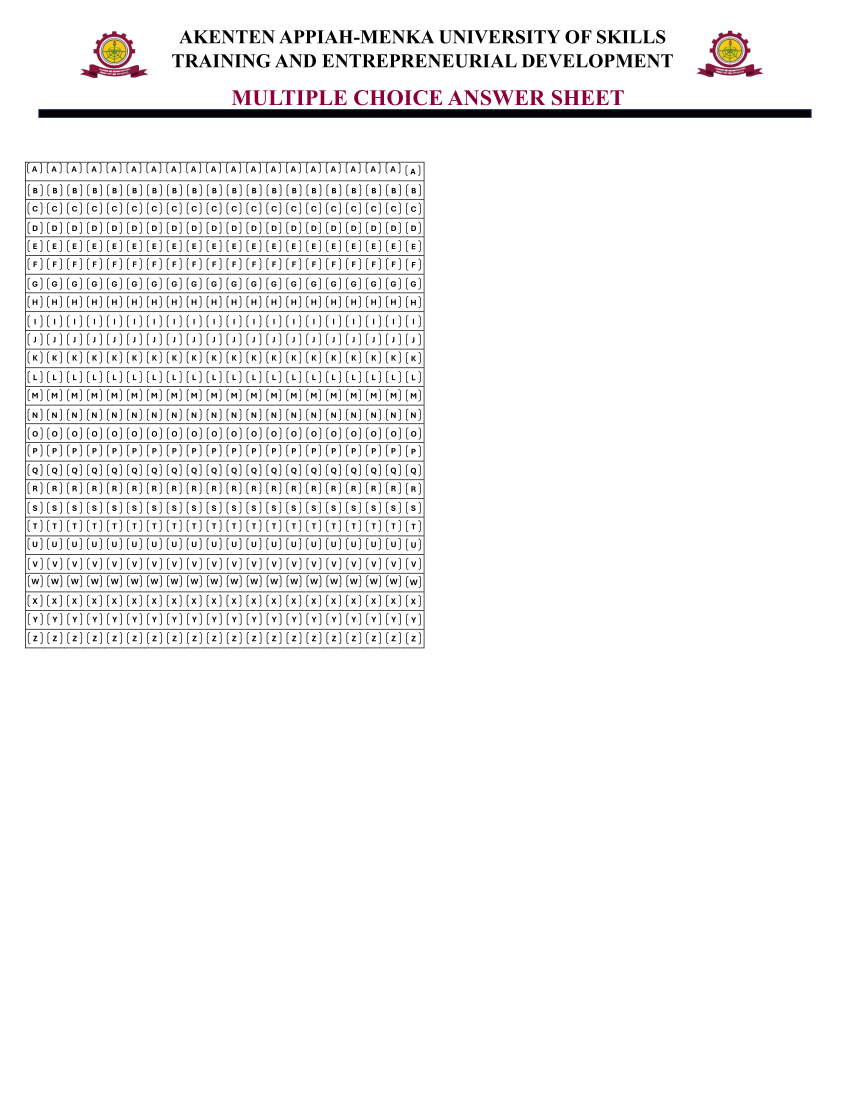
#> input picture table.png, 1700 x 2200 px (shown at 1/2 size)
$ python -i read_file.py   (imports and definitions only)
#> lines starting #> are read from the running program, lines starting #| are printed output that depends on the picture; after the words box and inside, x2 and y2 are one past the last pixel; in counts of white or black regions, pixels touching at a corner belong together
### stack_images.py
import cv2
import numpy as np
def stackImages(imgArray,scale,lables=[]):
    rows = len(imgArray)
    cols = len(imgArray[0])
    rowsAvailable = isinstance(imgArray[0], list)
    width = imgArray[0][0].shape[1]
    height = imgArray[0][0].shape[0]
    if rowsAvailable:
        for x in range ( 0, rows):
            for y in range(0, cols):
                imgArray[x][y] = cv2.resize(imgArray[x][y], (0, 0), None, scale, scale)
                if len(imgArray[x][y].shape) == 2: imgArray[x][y]= cv2.cvtColor( imgArray[x][y], cv2.COLOR_GRAY2BGR)
        imageBlank = np.zeros((height, width, 3), np.uint8)
        hor = [imageBlank]*rows
        hor_con = [imageBlank]*rows
        for x in range(0, rows):
            hor[x] = np.hstack(imgArray[x])
            hor_con[x] = np.concatenate(imgArray[x])
        ver = np.vstack(hor)
        ver_con = np.concatenate(hor)
    else:
        for x in range(0, rows):
            imgArray[x] = cv2.resize(imgArray[x], (0, 0), None, scale, scale)
            if len(imgArray[x].shape) == 2: imgArray[x] = cv2.cvtColor(imgArray[x], cv2.COLOR_GRAY2BGR)
        hor= np.hstack(imgArray)
        hor_con= np.concatenate(imgArray)
        ver = hor
    if len(lables) != 0:
        eachImgWidth= int(ver.shape[1] / cols)
        eachImgHeight = int(ver.shape[0] / rows)
        #print(eachImgHeight)
        for d in range(0, rows):
            for c in range (0,cols):
                cv2.rectangle(ver,(c*eachImgWidth,eachImgHeight*d),(c*eachImgWidth+len(lables[d][c])*13+27,30+eachImgHeight*d),(255,255,255),cv2.FILLED)
                cv2.putText(ver,lables[d][c],(eachImgWidth*c+10,eachImgHeight*d+20),cv2.FONT_HERSHEY_COMPLEX,0.7,(255,0,255),2)
    return ver

### read_file.py
import cv2
from stack_images import stackImages

def read_image():
    img = cv2.imread("table.png")
#> img is the input picture: shape (2200, 1700, 3); mean B, G, R 244.2, 244.1, 244.6
    cv2.namedWindow("Camera Feed", cv2.WND_PROP_FULLSCREEN)
    cv2.setWindowProperty("Camera Feed", cv2.WND_PROP_FULLSCREEN, cv2.WINDOW_FULLSCREEN)
    # img = cv2.resize(img, (700, 700))
    imgGrey = cv2.cvtColor(img, cv2.COLOR_BGR2GRAY)
    contorImage = img.copy()
    imageBlur= cv2.GaussianBlur(imgGrey,(5,5),1)
    imageCanny= cv2.Canny(imageBlur,50,50)
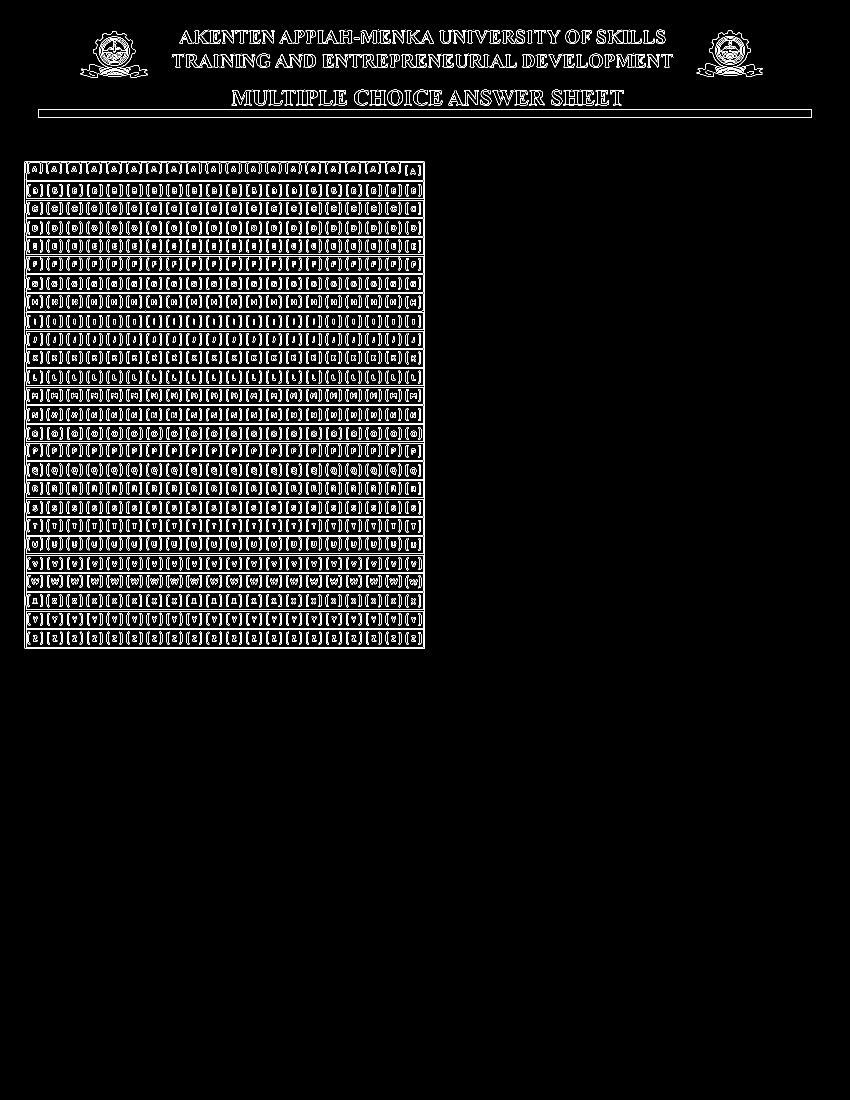
#> imageCanny: shape (2200, 1700) (shown at 1/2 size); 4.3% white in thin lines or dots, all inside (x1, y1, x2, y2) = (49, 59, 1624, 1298)
    contors, hierarchy = cv2.findContours(imageCanny,cv2.RETR_EXTERNAL,cv2.CHAIN_APPROX_NONE)
#> contors = 357 contours, 279 with area under 20; largest, box (x1, y1, x2, y2) and area: (49, 322, 850, 1298) 779200, (76, 218, 1624, 236) 26293, (187, 62, 271, 137) 4265, (1419, 61, 1501, 135) 4140, (774, 179, 806, 212) 778
    cv2.drawContours(contorImage,contors,-1,(0,150,5),10)
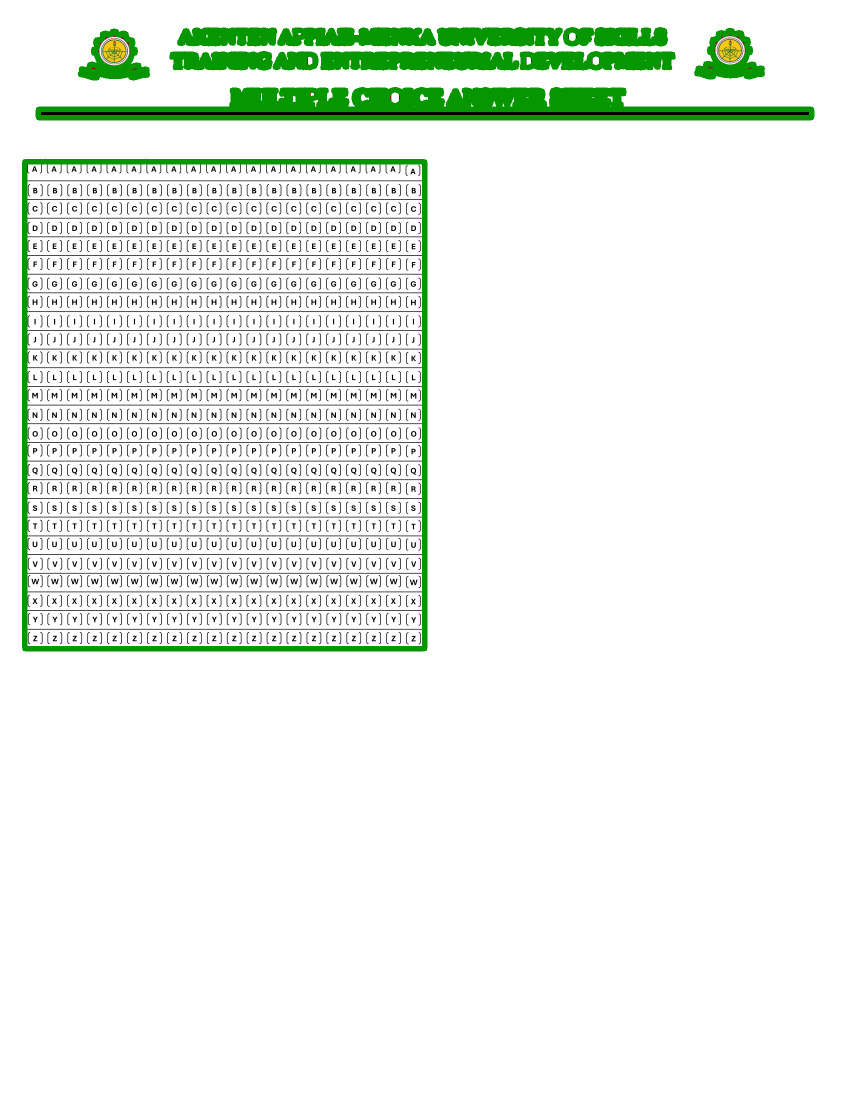
#> contorImage: shape (2200, 1700, 3) (shown at 1/2 size); 4.81% of pixels changed, all inside (x1, y1, x2, y2) = (44, 54, 1629, 1303)
    imageArray = ([img,contorImage])
    imageStack = stackImages(imageArray,0.5)
#> in stackImages, `rows = len(imgArray)`: rows = 2
#> in stackImages, `cols = len(imgArray[0])`: cols = 2200
#> in stackImages, `rowsAvailable = isinstance(imgArray[0], list)`: rowsAvailable = False
#> after the loop in stackImages, `for x in range(0, rows):`: imgArray = 2 items
#> in stackImages, `hor= np.hstack(imgArray)`:
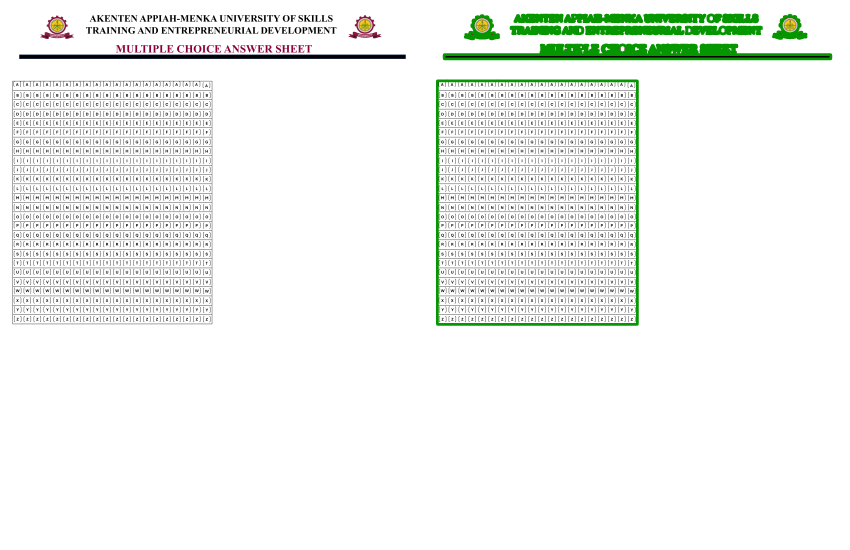
#> hor: shape (1100, 1700, 3) (shown at 1/2 size); mean of channels 0, 1, 2 239.8, 243.4, 240.2; drawn as B, G, R
#> in stackImages, `hor_con= np.concatenate(imgArray)`:
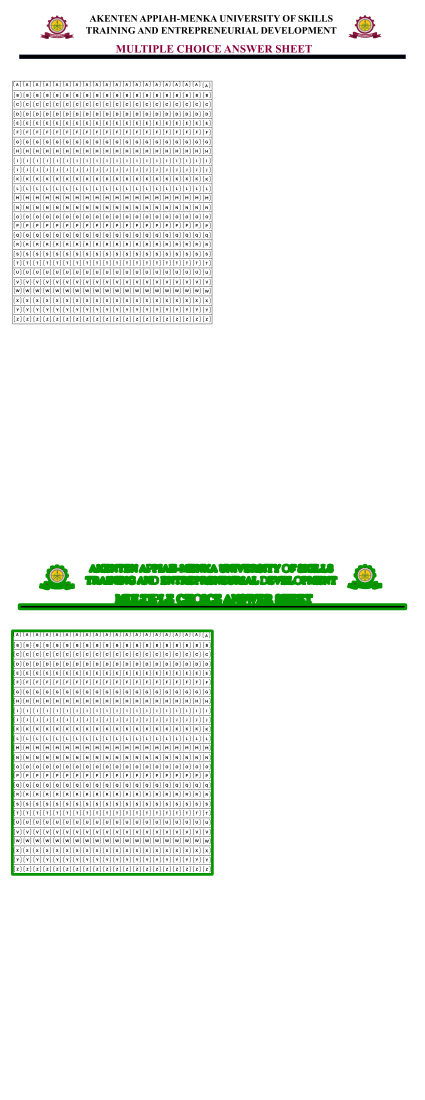
#> hor_con: shape (2200, 850, 3) (shown at 1/2 size); mean of channels 0, 1, 2 239.8, 243.4, 240.2; drawn as B, G, R
    cv2.imshow("Camera Feed", imageStack)

    cv2.waitKey(0)
    cv2.destroyAllWindows()

>>> result = read_image()
